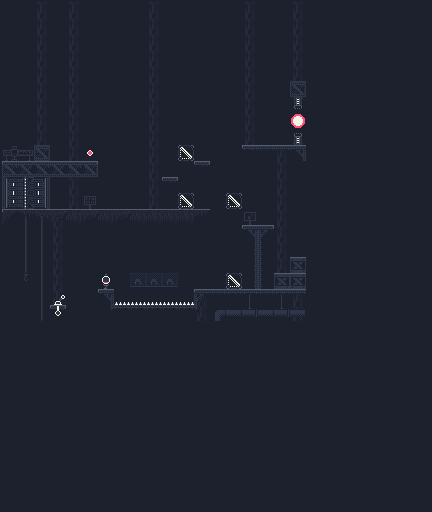

Tiled map render using the project's own tile images. Description and the map definition, with tile-layer contents summarised, below:
An orthogonal 27x32 tile map with 16x16 px tiles, 4 tile layers (BackGorund2, Background, Mapa, Actives).

<map version="1.5" tiledversion="1.7.2" orientation="orthogonal" renderorder="right-down" width="27" height="32" tilewidth="16" tileheight="16" infinite="0" backgroundcolor="#1d212d" nextlayerid="6" nextobjectid="1">
 <tileset firstgid="1" source="../IndustrialMap.tsx" />
 <group id="5" name="Agrupar 1" offsetx="-14.625" offsety="-191.958">
  <layer id="3" name="BackGorund2" width="27" height="32">
   <data>[864 cells, 9 non-empty, 4 distinct tile ids]</data>
  </layer>
  <layer id="2" name="Background" width="27" height="32">
   <data>[864 cells, 97 non-empty, 15 distinct tile ids]</data>
  </layer>
  <layer id="1" name="Mapa" width="27" height="32">
   <data>[864 cells, 61 non-empty, 32 distinct tile ids]</data>
  </layer>
  <layer id="4" name="Actives" width="27" height="32">
   <data>[864 cells, 2 non-empty, 2 distinct tile ids]</data>
  </layer>
 </group>
</map>
